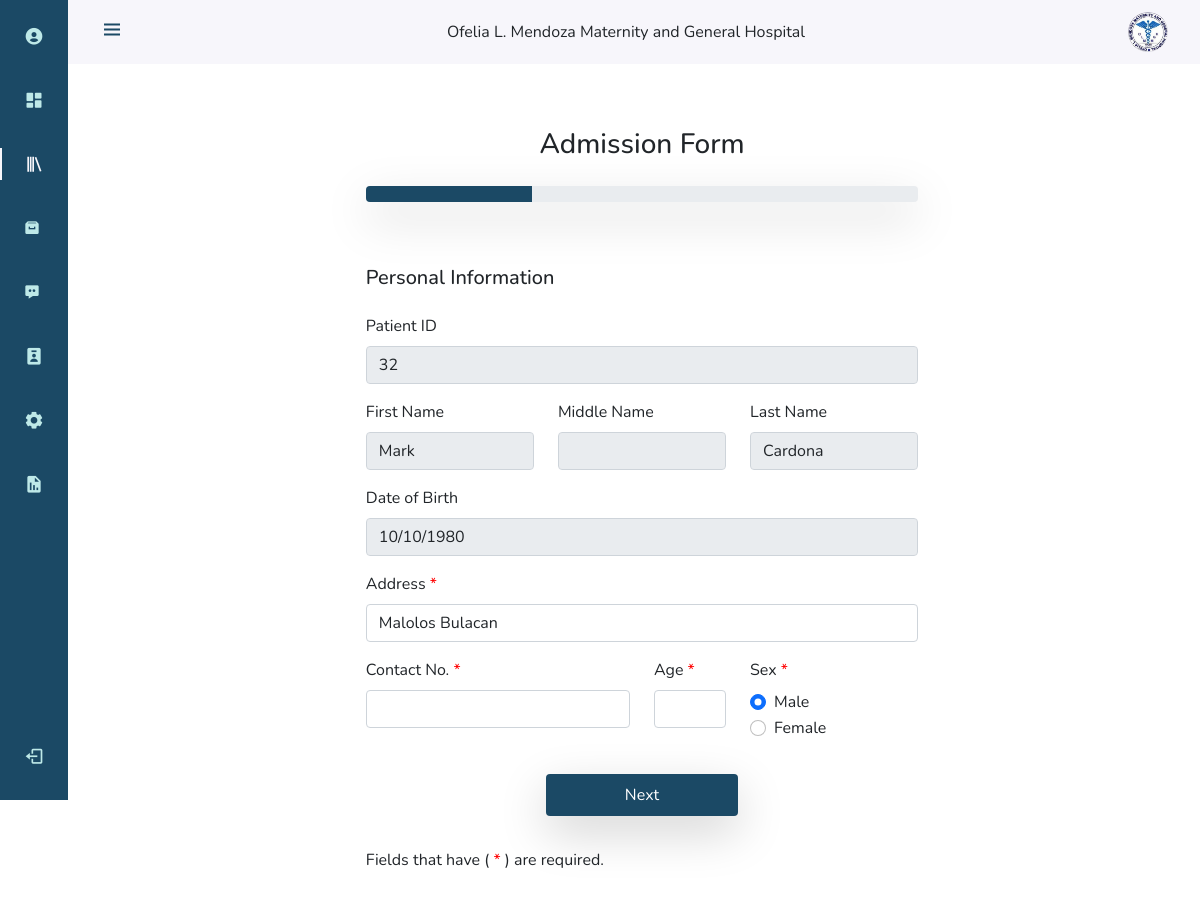
Screenshot of /php/patients_record_management/admission.php?id=32 (signed in) with the database file from the repository.
### tables this page shows
CREATE TABLE `tbl_accounts` (
  `acc_id` int(40) NOT NULL,
  `auto_id` varchar(255) NOT NULL,
  `username` varchar(100) NOT NULL,
  `password` varchar(300) NOT NULL,
  `first_name` varchar(100) NOT NULL,
  `middle_name` varchar(100) DEFAULT NULL,
  `last_name` varchar(100) NOT NULL,
  `email` varchar(60) NOT NULL,
  `emp_id` varchar(100) NOT NULL,
  `position` varchar(40) NOT NULL,
  `date_created` date DEFAULT NULL,
  `time_created` time DEFAULT NULL
);

CREATE TABLE `tbl_patients` (
  `patient_id` int(30) NOT NULL,
  `username` varchar(60) NOT NULL,
  `password` varchar(60) NOT NULL,
  `first_name` varchar(50) NOT NULL,
  `middle_name` varchar(50) DEFAULT NULL,
  `last_name` varchar(50) NOT NULL,
  `contact_no` varchar(20) NOT NULL,
  `email` varchar(60) DEFAULT NULL,
  `sex` varchar(10) NOT NULL,
  `religion` varchar(30) DEFAULT NULL,
  `address` varchar(150) NOT NULL,
  `birthdate` varchar(30) NOT NULL,
  `occupation` varchar(30) DEFAULT NULL,
  `status` varchar(255) NOT NULL,
  `record_status` varchar(255) NOT NULL,
  `date_added` date DEFAULT NULL,
  `time_added` time DEFAULT NULL,
  `pass_status` varchar(20) NOT NULL DEFAULT 'default'
);

### php/patients_record_management/admission.php (the view, shortened to what this page needs)
<!DOCTYPE html>
<html lang="en">
<head>
    <link href="https://cdn.jsdelivr.net/npm/bootstrap@5.0.2/dist/css/bootstrap.min.css" rel="stylesheet">
    <link href='https://unpkg.com/boxicons@2.0.9/css/boxicons.min.css' rel='stylesheet'>
    <link href='../../css/patients_records.css' rel='stylesheet'>
    <link rel="stylesheet" href="../../css/nav.css">
</head>
<body id="body-pd">
<?php include_once '../admin_nav.php';?>
<div class="container-lg">
    <?php
    include_once '../dbconn.php';
    if(isset($_GET['id'])){
        $id = $_GET['id'];
        $stmt = $connection->prepare("SELECT * FROM tbl_patients where patient_id = ?");
        $stmt->bind_param("i", $id);
        $stmt->execute();
        $result = $stmt->get_result();
        $row = $result->fetch_assoc();
        $sex_field = '';
        if($row['sex']=='Male')
        {
            $sex_field .= '<div class="row">
                                <div class="col">
                                    <div class="form-check form-check-inline">
                                        <input class="form-check-input" type="radio" name="sex" id="male" value="Male" checked>
                                        <label class="form-check-label" for="male">Male</label>
                                    </div>
                                    <div class="form-check form-check-inline">
                                        <input class="form-check-input" type="radio" name="sex" id="female" value="Female">
                                        <label class="form-check-label" for="female">Female</label>
                                    </div>
                                </div>
                            </div>';
        }else if($row['sex']=='Female')
        {
            $sex_field .= '<div class="row">
                                <div class="col">
                                    <div class="form-check form-check-inline">
                                        <input class="form-check-input" type="radio" name="sex" id="male" value="Male">
                                        <label class="form-check-label" for="male">Male</label>
                                    </div>
                                    <div class="form-check form-check-inline">
                                        <input class="form-check-input" type="radio" name="sex" id="female" value="Female" checked>
                                        <label class="form-check-label" for="female">Female</label>
                                    </div>
                                </div>
                            </div>';
        }
}
    ?>
    <div class="row justify-content-center p-5">
        <div class="col-7">
                                <div class="row my-3 ">
                                    <div class="col text-center">
                                        <h3>Admission Form</h3>
                                    </div>
                                </div>
                                <div class="row">
                                    <div class="col">
                                        <div class="progress shadow-lg">
                                            <div class="progress-bar" role="progressbar" style="width: 30%" aria-valuenow="25" aria-valuemin="0" aria-valuemax="100"></div>
                                        </div>
                                    </div>
                                </div>
                                <div class="row my-5">
                                    <div class="col">
                                        <form method="POST" id='admission_form'>
                                            <div class="row input_group active_group" id="admission_personal_group">
                                                <div class="col">
                                                    <div class="row my-3">
                                                        <div class="col">
                                                            <h5>Personal Information</h5>
                                                        </div>
                                                    </div>
                                                    <div class="row my-3">
                                                        <div class="col">
                                                            <label for="patient_id" class="form-label">Patient ID</label>
                                                            <input type="text" class="form-control" id="patient_id" name="patient_id" value="<?php echo $row['patient_id']; ?>"  required autocomplete="off" readonly>
                                                        </div>
                                                    </div>
                                                    <div class="row my-3">
                                                        <div class="col">
                                                            <label for="first_name" class="form-label">First Name</label>
                                                            <input type="text" class="form-control" id="first_name" name="first_name"  value="<?php echo $row['first_name']; ?>" required autocomplete="off" readonly>
                                                        </div>
                                                        <div class="col">
                                                            <label for="middle_name" class="form-label">Middle Name</label>
                                                            <input type="text" class="form-control" id="middle_name" name="middle_name" value="<?php echo $row['middle_name']; ?>" autocomplete="off" readonly>
                                                        </div>
                                                        <div class="col">
                                                            <label for="last_name" class="form-label">Last Name</label>
                                                            <input type="text" class="form-control" id="last_name" name="last_name" value="<?php echo $row['last_name']; ?>" required autocomplete="off" readonly>
                                                        </div>
                                                    </div>
                                                    <div class="row my-3">
                                                        <div class="col">
                                                            <label for="birthday" class="form-label">Date of Birth</label>
                                                            <input type="date" class="form-control" id="birthday" name="birthday" value="<?php echo $row['birthdate']; ?>" required autocomplete="off" readonly>
                                                        </div>
                                                    </div>
                                                    <div class="row my-3">
                                                        <div class="col">
                                                            <label for="address" class="form-label required">Address</label>
                                                            <input type="text" class="form-control" id="address" name="address" value="<?php echo $row['address']; ?>" required autocomplete="off">
                                                        </div>
                                                    </div>
                                                    <div class="row my-3">
                                                        <div class="col-6">
                                                            <label for="contact_no" class="form-label required">Contact No.</label>
                                                            <input type="text" class="form-control" id="contact_no" name="contact_no" value="<?php echo $row['contact_no']; ?>" required autocomplete="off">
                                                        </div>
                                                        <div class="col-2">
                                                            <label for="age" class="form-label required">Age</label>
                                                            <input type="number" min='0' class="form-control" id="age" name="age" required autocomplete="off">
                                                        </div>
                                                        <div class="col-4">
                                                            <div class="row">
                                                                <div class="col">
                                                                    <label class="form-label required">Sex</label>
                                                                </div>
                                                            </div>
                                                            <?php echo $sex_field; ?>
                                                        </div>
                                                    </div>
                                                    <div class="row my-3">
                                                        <div class="col">
                                                            <div class="row  justify-content-center">
                                                                <div class="col-4 btn shadow-lg next m-3 p-2" id="admission_personal_next_btn">
                                                                    Next
                                                                </div>
                                                            </div>
                                                        </div>
                                                    </div>
                                                </div>
                                            </div>
                                        </form>
                                    </div>
                                    <div class="legend">Fields that have (<span class='required'></span> ) are required. </span></div>
                                </div>
        </div>
    </div>
</div>
</body>
</html>

### php/admin_nav.php (shortened to what this page needs)
<?php
include_once '../dbconn.php';
$ID = $_SESSION['ID'];
 $sql = "SELECT * FROM tbl_accounts where acc_id = '$ID'";
 $result = $conn -> query($sql);
 if($result->num_rows>0)
 {
    while($row = $result -> fetch_assoc())
    {
         $active_account_name = $row['first_name'];
         echo '
        <header class="header" id="header">
            <div class="header_toggle"> <i class="bx bx-menu" id="header-toggle"></i> </div>
            <div>  Ofelia L. Mendoza Maternity and General Hospital </div>
            <div class="header_img"> <img src="../../images/ofelia_logo.png" alt=""> </div>
        </header>
        <div class="l-navbar" id="nav-bar">
            <nav class="nav nav_class">
                <div>
                    <div class="nav_list">
                        <a href="../profile/view_profile.php" class="nav_link" title="Profile" id="profile_link"> <i class="bx bxs-user-circle nav_icon"></i> <span class="nav_name">'.$active_account_name.'</span> </a>
                        <a href="../dashboard/dashboard.php" class="nav_link" title="Dashboard" id="dashboard_link"> <i class="bx bxs-dashboard nav_icon"></i> <span class="nav_name">Dashboard</span> </a>
                        <a href="../patients_record_management/patients_records.php" title="Patients Records" class="nav_link" id="record_management_link"> <i class="bx bx-library nav_icon"></i> <span class="nav_name">Patients Records</span> </a>
                        <a href="../patients_record_archive/patients_archive.php" title="Patient Archived Records" class="nav_link" id="archive_link"> <i class="bx bxs-archive"></i> <span class="nav_name">Patients Record Archive</span> </a>
                        <a href="../patients_follow_ups/patients_follow_ups.php" title="Patients Follow Ups" class="nav_link" id="followup_link"><i class="bx bxs-message-dots"></i> <span class="nav_name"> Patients Follow Ups <sup></sup></span></a>
                        <a href="../patients/patients.php" class="nav_link" title="Patients" id ="patients_link"> <i class="bx bxs-user-badge nav_icon"></i> <span class="nav_name">Patients</span> </a>
                        ';
                        if(isset($_SESSION["position"]) && $_SESSION["position"]=="Administrator"){
                        echo'
                        <a href="../account_management/account_management.php" title="Accounts Management" class="nav_link" id="account_management_link"> <i class="bx bxs-cog nav_icon"></i> <span class="nav_name">Accounts Management</span> </a>
                        <a href="../report_generation/report_generation.php" title="Reports" class="nav_link" id="report_generation_link"> <i class="bx bxs-report nav_icon"></i> <span class="nav_name">Generate Reports</span> </a>
                        ';}
                        echo'
                    </div>
                </div>
                <a onclick="logout()" title="Sign Out" id="logout" class="nav_link"> <i class="bx bx-log-out nav_icon"></i> <span class="nav_name">Log out</span> </a>
            </nav>
        </div> ';
    }
 }
?>

### rows the page displays
tbl_patients: patient_id "32", first_name "Mark", last_name "Cardona", birthday "10/10/1980", address "Malolos Bulacan"
